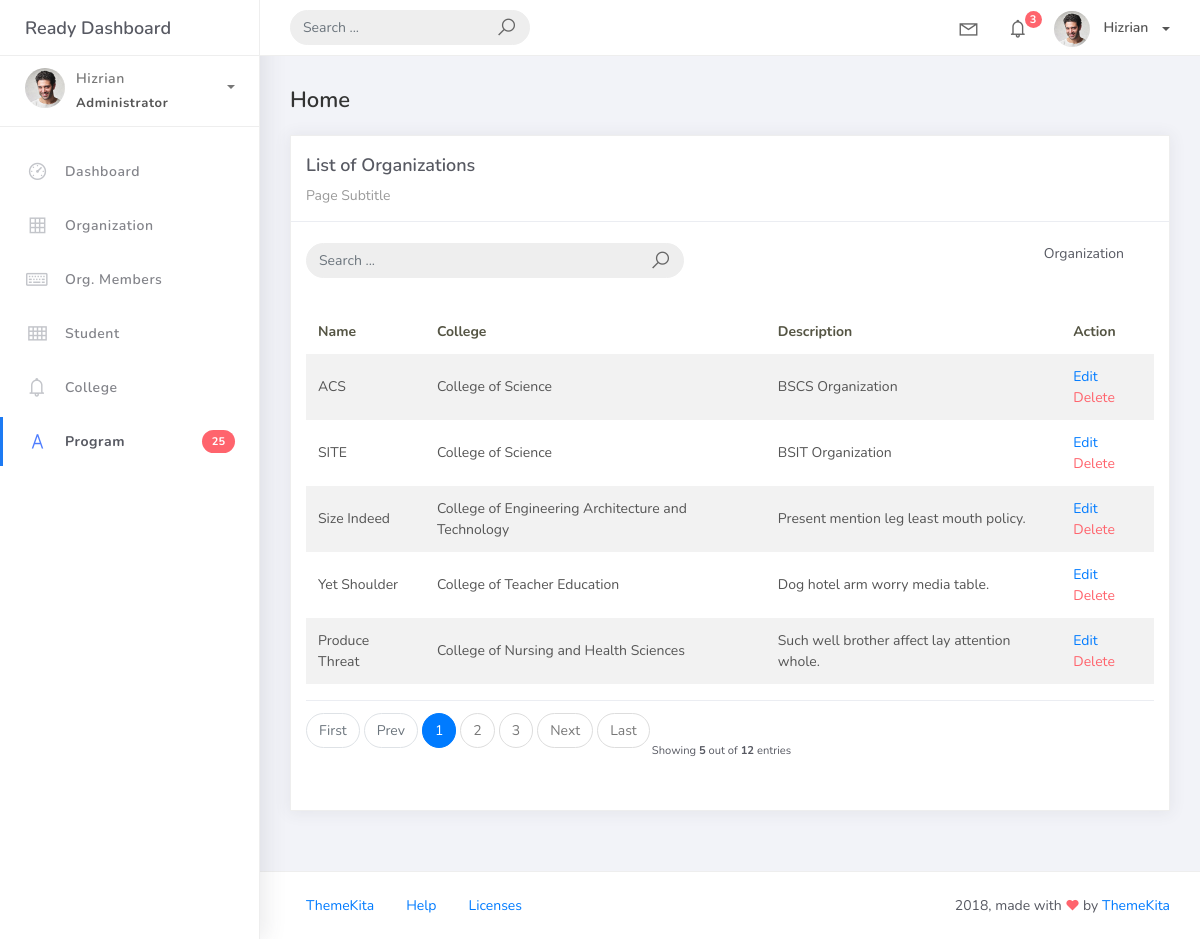
Before: /organization_list with the older database file.
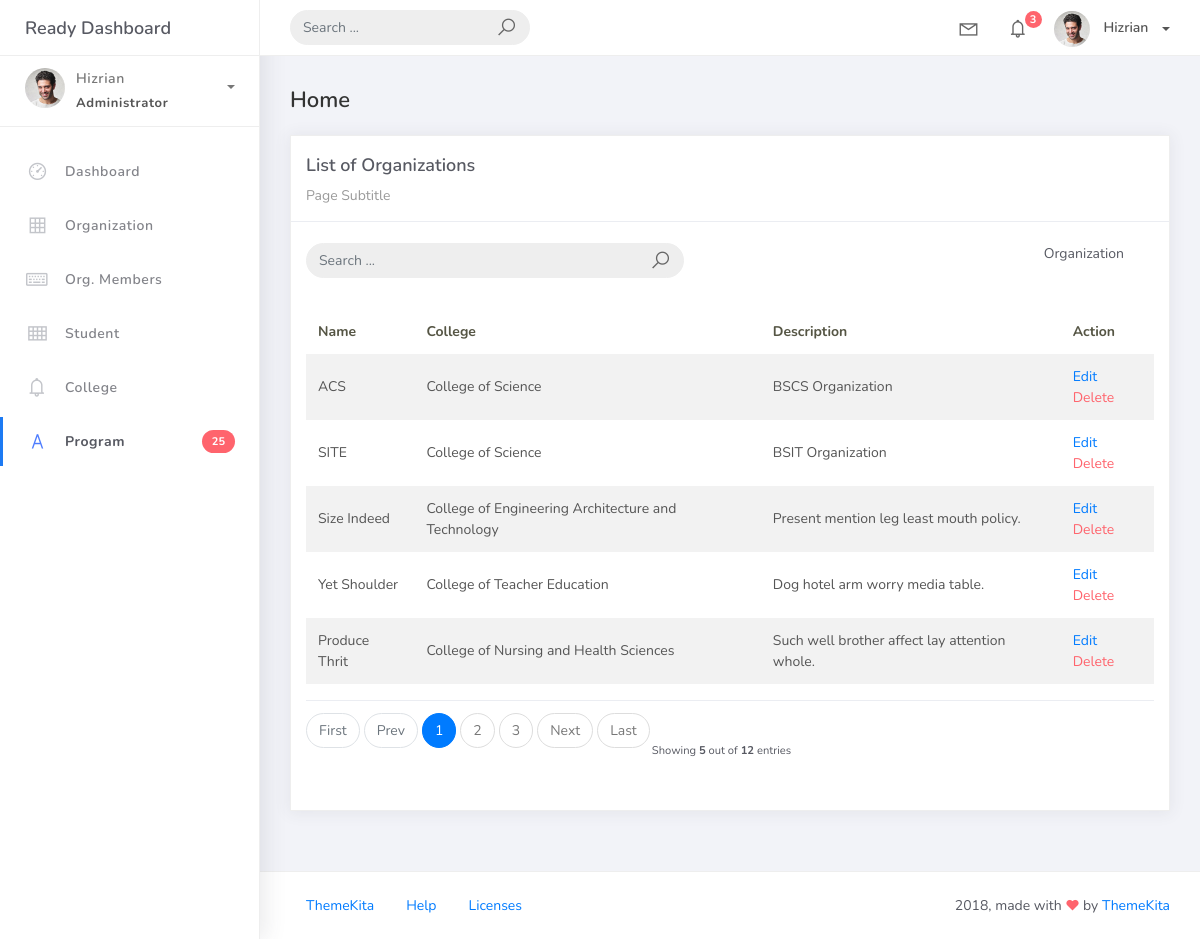
After: the same page with the newer database file.
### studentorg/models.py (models this page shows, shortened)
class BaseModel(models.Model):
    created_at = models.DateTimeField(auto_now_add=True, db_index=True)
    updated_at = models.DateTimeField(auto_now=True)
    class Meta:
        abstract = True

class Organization(BaseModel):
    name = models.CharField(max_length=250)
    college = models.ForeignKey(
        College, null=True, blank=True, on_delete=models.CASCADE
    )
    description = models.CharField(max_length=500)

class College(BaseModel):
    college_name = models.CharField(max_length=150)
    def __str__(self):
        return self.college_name

### studentorg/views.py (the view)
# urls.py: path('organization_list', OrganizationList.as_view(), name='organization-list'),
class OrganizationList(ListView):
    model = Organization
    context_object_name = 'organization'
    template_name = 'org_list.html'
    paginate_by = 5
    def get_queryset(self, *args, **kwargs):
        qs = super(OrganizationList, self).get_queryset(*args, **kwargs)
        if self.request.GET.get("q") != None:
            query = self.request.GET.get('q')
            qs = qs.filter(Q(name__icontains=query) |
                            Q(description__icontains=query))
        return qs

### templates/org_list.html (shortened to what this page needs)
{% extends 'base.html' %} {% load static %} {% block content %}
<div class="content">
    <div class="container-fluid">
        <h4 class="page-title">Home</h4>
        <div class="row">
            <div class="col-md-12">
                <div class="card">
                    <div class="card-header">
                        <div class="card-title">List of Organizations</div>
                        <div class="card-category">Page Subtitle</div>
                    </div>
                    <br />
                        <div class="col-md-12 row">
                            <div class="col-md-6">
                                <form class="navbar-left navbar-form nav-search mr-md-3" action=" { % url 'organization-list' % } ">
                                    <div class="input-group">
                                        <input type="text" placeholder="Search ..." class="form-control" name="q" />
                                        <div class="input-group-append">
                                        <span class="input-group-text">
                                            <i class="la la-search search-icon"></i>
                                        </span>
                                    </div>
                                </div>
                            </form>
                        </div>
                        <div class="col-md-6">
                            <div class="pull-right">
                                Organization</a>
                            </div>
                        </div>
                    </div>
                    <div class="card-body">
                        <table class="table table-striped mt-3">
                            <thead>
                                <tr>
                                    <th scope="col">Name</th>
                                    <th scope="col">College</th>
                                    <th scope="col">Description</th>
                                    <th scope="col">Action</th>
                                </tr>
                            </thead>
                            <tbody>
                                {% for object in object_list %}
                                <tr>
                                    <td>{{ object.name }}</td>
                                    <td>{{ object.college }}</td>
                                    <td>{{ object.description }}</td>
                                    <td>
                                        <a href="organization_list/{{ object.id }}">Edit</a>
                                        <a href="organization_list/{{ object.id }}/delete" class="text-danger">Delete</a>
                                    </td>
                                    </tr>
                                {% endfor %}
                            </tbody>
                        </table>
                        {% include 'includes/pagination.html' %}
                    </div>
                </div>
            </div>
        </div>
    </div>
</div>
{% endblock %}

### templates/base.html (shortened to what this page needs)
{% load static %}
<!DOCTYPE html>
<html>
<head>
	<link rel="stylesheet" href="{% static 'css/bootstrap.min.css' %}">
	<link rel="stylesheet" href="{% static 'css/ready.css' %}">
	<link rel="stylesheet" href="{% static 'css/demo.css' %}">
</head>
<body>
	<div class="wrapper">
		<div class="main-header">
			<div class="logo-header">
				<a href="{% url 'dashboard-chart' %}" class="logo">
					Ready Dashboard
				</a>
			</div>
			<nav class="navbar navbar-header navbar-expand-lg">
				<div class="container-fluid">
					<form class="navbar-left navbar-form nav-search mr-md-3" action="">
						<div class="input-group">
							<input type="text" placeholder="Search ..." class="form-control">
							<div class="input-group-append">
								<span class="input-group-text">
									<i class="la la-search search-icon"></i>
								</span>
							</div>
						</div>
					</form>
					<ul class="navbar-nav topbar-nav ml-md-auto align-items-center">
						<li class="nav-item dropdown hidden-caret">
							<a class="nav-link dropdown-toggle" href="#" id="navbarDropdown" role="button" data-toggle="dropdown" aria-haspopup="true" aria-expanded="false">
								<i class="la la-envelope"></i>
							</a>
						</li>
						<li class="nav-item dropdown hidden-caret">
							<a class="nav-link dropdown-toggle" href="#" id="navbarDropdown" role="button" data-toggle="dropdown" aria-haspopup="true" aria-expanded="false">
								<i class="la la-bell"></i>
								<span class="notification">3</span>
							</a>
						</li>
						<li class="nav-item dropdown">
							<a class="dropdown-toggle profile-pic" data-toggle="dropdown" href="#" aria-expanded="false"> <img src="{% static 'img/profile.jpg' %}" alt="user-img" width="36" class="img-circle"> <span >Hizrian</span> </a>
							</li>
						</ul>
					</div>
				</nav>
			</div>
			<div class="sidebar">
				<div class="scrollbar-inner sidebar-wrapper">
					<div class="user">
						<div class="photo">
							<img src="{% static 'img/profile.jpg' %}">
						</div>
						<div class="info">
							<a class="" data-toggle="collapse" href="#collapseExample" aria-expanded="true">
								<span>
									Hizrian
									<span class="user-level">Administrator</span>
									<span class="caret"></span>
								</span>
							</a>
						</div>
					</div>
					<ul class="nav">
						<li class="nav-item">
							<a href="{% url 'dashboard-chart' %}">
								<i class="la la-dashboard"></i>
								<p>Dashboard</p>
							</a>
						</li>
						<li class="nav-item">
								<a href="{% url 'organization-list' %}">
								<i class="la la-table"></i>
								<p>Organization</p>
							</a>
						</li>
						<li class="nav-item">
								<a href="{% url 'orgmember-list' %}">
								<i class="la la-keyboard-o"></i>
								<p>Org. Members</p>
							</a>
						</li>
						<li class="nav-item">
								<a href="{% url 'student-list' %}">
								<i class="la la-th"></i>
								<p>Student</p>
							</a>
						</li>
						<li class="nav-item">
								<a href="{% url 'college-list' %}">
								<i class="la la-bell"></i>
								<p>College</p>
							</a>
						</li>
						<li class="nav-item active">
								<a href="{% url 'program-list' %}">
								<i class="la la-font"></i>
								<p>Program</p>
								<span class="badge badge-danger">25</span>
							</a>
						</li>
					</ul>
				</div>
			</div>
			<div class="main-panel">
                    {% block content %}
                    {% endblock %}
				<footer class="footer">
					<div class="container-fluid">
						<nav class="pull-left">
							<ul class="nav">
								<li class="nav-item">
									<a class="nav-link" href="http://www.themekita.com">
										ThemeKita
									</a>
								</li>
								<li class="nav-item">
									<a class="nav-link" href="#">
										Help
									</a>
								</li>
								<li class="nav-item">
									<a class="nav-link" href="https://themewagon.com/license/#free-item">
										Licenses
									</a>
								</li>
							</ul>
						</nav>
						<div class="copyright ml-auto">
							2018, made with <i class="la la-heart heart text-danger"></i> by <a href="http://www.themekita.com">ThemeKita</a>
						</div>
					</div>
				</footer>
			</div>
		</div>
</body>
</html>

### templates/includes/pagination.html (shortened to what this page needs)
{% if is_paginated %}
<div class="card-footer px-0 border-0 d-flex flex-column flex-lg-row align-items-center justify-
content-between mt-3">
    <nav aria-label="Topics pagination" class="mb-4">
        <ul class="pagination">
            {% if page_obj.number > 1 %}
            <li class="page-item">
                <a class="page-link" href="?page=1">First</a>
            </li>
            {% else %}
            <li class="page-item disabled">
                <span class="page-link">First</span>
            </li>
            {% endif %} {% if page_obj.has_previous %}
            <li class="page-item">
                <a class="page-link" href="?page={{ page_obj.previous_page_number }}">Prev</a>
            </li>
            {% else %}
            <li class="page-item disabled">
                <span class="page-link">Prev</span>
            </li>
            {% endif %} {% for page_num in paginator.page_range %} {% if page_obj.number == page_num %}
            <li class="page-item active">
                <span class="page-link">
                    {{ page_num }}
                </span>
            </li>
            {% elif page_num > page_obj.number|add:'-3' and page_num < page_obj.number|add:'3' %}
            <li class="page-item">
                <a class="page-link" href="?page={{ page_num }}">{{ page_num }}</a>
            </li>
            {% endif %} {% endfor %} {% if page_obj.has_next %}
            <li class="page-item">
                <a class="page-link" href="?page={{ page_obj.next_page_number }}">Next</a>
            </li>
            {% else %}
            <li class="page-item disabled">
                <span class="page-link">Next</span>
            </li>
            {% endif %} {% if page_obj.number != paginator.num_pages %}
            <li class="page-item">
                <a class="page-link" href="?page={{ paginator.num_pages }}">Last</a>
            </li>
            {% else %}
            <li class="page-item disabled">
                <span class="page-link">Last</span>
            </li>
            {% endif %}
        </ul>
    </nav>
    <div class="fw-normal small mt-4 mt-lg-0">Showing <b>{{object_list.count}}</b> out of
<b>{{paginator.count}}</b> entries</div>
</div>
{% endif %}

Changed rows visible on the page:
changed Organization "Such well brother affect lay attention whole.": name "Produce Threat" → "Produce Thrit"
